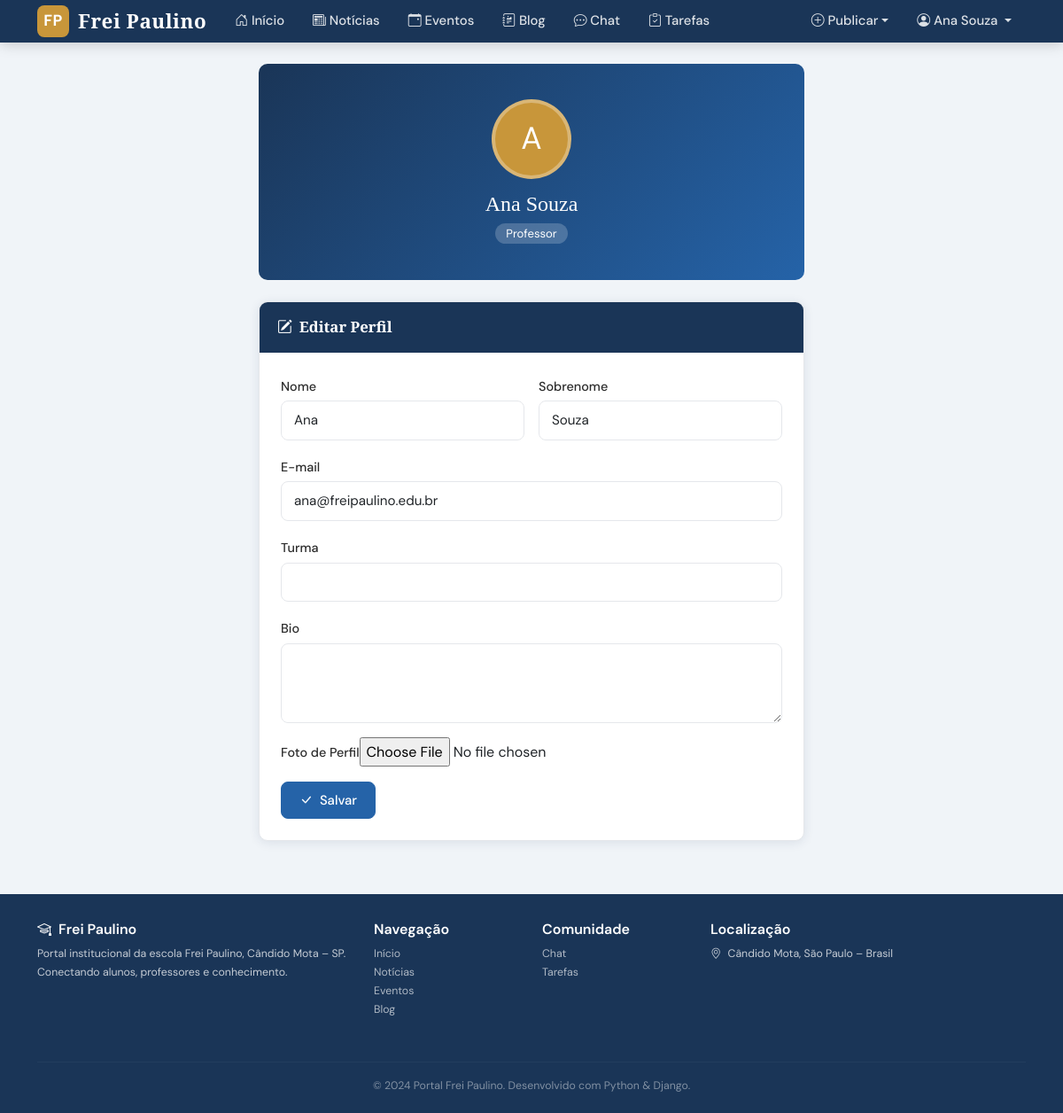
The app's page /accounts/perfil/ (signed in) with its own data.
### accounts/models.py (models this page shows, shortened)
class Usuario(AbstractUser):
    TIPO_CHOICES = [
        ('aluno', 'Aluno'),
        ('professor', 'Professor'),
        ('admin', 'Administrador'),
    ]
    tipo = models.CharField(max_length=10, choices=TIPO_CHOICES, default='aluno')
    bio = models.TextField(blank=True)
    foto = models.ImageField(upload_to='fotos/', blank=True, null=True)
    turma = models.CharField(max_length=50, blank=True)
    data_cadastro = models.DateTimeField(auto_now_add=True)
    def is_professor(self):
        return self.tipo in ('professor', 'admin')

### accounts/views.py (the view)
# urls.py: path('perfil/', views.perfil, name='perfil'),
@login_required
def perfil(request):
    if request.method == 'POST':
        form = PerfilForm(request.POST, request.FILES, instance=request.user)
        if form.is_valid():
            form.save()
            messages.success(request, 'Perfil atualizado!')
            return redirect('perfil')
    else:
        form = PerfilForm(instance=request.user)
    return render(request, 'accounts/perfil.html', {'form': form})

### accounts/forms.py
class PerfilForm(forms.ModelForm):
    class Meta:
        model = Usuario
        fields = ('first_name', 'last_name', 'email', 'bio', 'foto', 'turma')
        widgets = {
            'first_name': forms.TextInput(attrs={'class': 'form-control'}),
            'last_name': forms.TextInput(attrs={'class': 'form-control'}),
            'email': forms.EmailInput(attrs={'class': 'form-control'}),
            'bio': forms.Textarea(attrs={'class': 'form-control', 'rows': 3}),
            'turma': forms.TextInput(attrs={'class': 'form-control'}),
        }

### templates/accounts/perfil.html (shortened to what this page needs)
{% extends 'base.html' %}
{% block content %}
<div class="container mt-4" style="max-width:640px;">
  <div class="perfil-header">
    <div class="perfil-avatar">
      {% if user.foto %}<img src="{{ user.foto.url }}" style="width:100%;height:100%;object-fit:cover;">
      {% else %}{{ user.get_full_name|default:user.username|first|upper }}{% endif %}
    </div>
    <h4 style="color:white;margin-bottom:4px;">{{ user.get_full_name|default:user.username }}</h4>
    <span style="background:rgba(255,255,255,0.2);padding:3px 12px;border-radius:20px;font-size:0.82rem;">{{ user.get_tipo_display }}</span>
  </div>
  <div class="card">
    <div class="card-header"><i class="bi bi-pencil-square me-2"></i>Editar Perfil</div>
    <div class="card-body p-4">
      <form method="post" enctype="multipart/form-data">
        <div class="row g-3">
          <div class="col-6"><label class="form-label">Nome</label>{{ form.first_name }}</div>
          <div class="col-6"><label class="form-label">Sobrenome</label>{{ form.last_name }}</div>
          <div class="col-12"><label class="form-label">E-mail</label>{{ form.email }}</div>
          <div class="col-12"><label class="form-label">Turma</label>{{ form.turma }}</div>
          <div class="col-12"><label class="form-label">Bio</label>{{ form.bio }}</div>
          <div class="col-12"><label class="form-label">Foto de Perfil</label>{{ form.foto }}</div>
        </div>
        <button class="btn btn-primary mt-3" type="submit"><i class="bi bi-check-lg me-2"></i>Salvar</button>
      </form>
    </div>
  </div>
</div>
{% endblock %}

### templates/base.html (shortened to what this page needs)
<!DOCTYPE html>
<html lang="pt-br">
<head>
  <link href="https://cdn.jsdelivr.net/npm/bootstrap@5.3.0/dist/css/bootstrap.min.css" rel="stylesheet">
  <link href="https://cdn.jsdelivr.net/npm/bootstrap-icons@1.11.0/font/bootstrap-icons.css" rel="stylesheet">
  {% load static %}
  <link href="{% static 'css/portal.css' %}" rel="stylesheet">
</head>
<body>
<nav class="navbar navbar-expand-lg">
  <div class="container">
    <a class="navbar-brand" href="{% url 'home' %}">
      <div class="logo-icon">FP</div>
      Frei Paulino
    </a>
    <div class="collapse navbar-collapse" id="navMenu">
      <ul class="navbar-nav me-auto">
        <li class="nav-item"><a class="nav-link" href="{% url 'home' %}"><i class="bi bi-house-door"></i> Início</a></li>
        <li class="nav-item"><a class="nav-link" href="{% url 'lista_noticias' %}"><i class="bi bi-newspaper"></i> Notícias</a></li>
        <li class="nav-item"><a class="nav-link" href="{% url 'lista_eventos' %}"><i class="bi bi-calendar-event"></i> Eventos</a></li>
        <li class="nav-item"><a class="nav-link" href="{% url 'lista_posts' %}"><i class="bi bi-journal-richtext"></i> Blog</a></li>
        {% if user.is_authenticated %}
        <li class="nav-item"><a class="nav-link" href="{% url 'lista_canais' %}"><i class="bi bi-chat-dots"></i> Chat</a></li>
        <li class="nav-item"><a class="nav-link" href="{% url 'lista_tarefas' %}"><i class="bi bi-clipboard-check"></i> Tarefas</a></li>
        {% endif %}
      </ul>
      <ul class="navbar-nav">
        {% if user.is_authenticated %}
          {% if user.is_professor %}
          <li class="nav-item dropdown">
            <a class="nav-link dropdown-toggle" href="#" data-bs-toggle="dropdown"><i class="bi bi-plus-circle"></i> Publicar</a>
          </li>
          {% endif %}
          <li class="nav-item dropdown">
            <a class="nav-link dropdown-toggle" href="#" data-bs-toggle="dropdown">
              <i class="bi bi-person-circle"></i> {{ user.get_full_name|default:user.username }}
            </a>
          </li>
        {% else %}
          <li class="nav-item"><a class="nav-link" href="{% url 'login' %}"><i class="bi bi-box-arrow-in-right"></i> Entrar</a></li>
          <li class="nav-item"><a class="nav-link" href="{% url 'cadastro' %}"><i class="bi bi-person-plus"></i> Cadastrar</a></li>
        {% endif %}
      </ul>
    </div>
  </div>
</nav>
{% block content %}{% endblock %}
<footer>
  <div class="container">
    <div class="row">
      <div class="col-md-4 mb-3">
        <h6><i class="bi bi-mortarboard me-2"></i>Frei Paulino</h6>
        <p class="small">Portal institucional da escola Frei Paulino, Cândido Mota – SP. Conectando alunos, professores e conhecimento.</p>
      </div>
      <div class="col-md-2 mb-3">
        <h6>Navegação</h6>
        <ul class="list-unstyled small">
          <li><a href="{% url 'home' %}">Início</a></li>
          <li><a href="{% url 'lista_noticias' %}">Notícias</a></li>
          <li><a href="{% url 'lista_eventos' %}">Eventos</a></li>
          <li><a href="{% url 'lista_posts' %}">Blog</a></li>
        </ul>
      </div>
      <div class="col-md-2 mb-3">
        <h6>Comunidade</h6>
        <ul class="list-unstyled small">
          <li><a href="{% url 'lista_canais' %}">Chat</a></li>
          <li><a href="{% url 'lista_tarefas' %}">Tarefas</a></li>
        </ul>
      </div>
      <div class="col-md-4 mb-3">
        <h6>Localização</h6>
        <p class="small"><i class="bi bi-geo-alt me-1"></i> Cândido Mota, São Paulo – Brasil</p>
      </div>
    </div>
    <hr style="border-color: rgba(255,255,255,0.15)">
    <p class="text-center small mb-0" style="opacity:.6">© 2024 Portal Frei Paulino. Desenvolvido com Python & Django.</p>
  </div>
</footer>
</body>
</html>

### static/css/portal.css (style rules this page uses)
:root { --azul: #1a3557; --azul-medio: #2563a8; --azul-claro: #e8f0fb; --dourado: #c8963a; --dourado-claro: #fdf4e3; --cinza-escuro: #2d2d2d; --cinza: #6b7280; --cinza-claro: #f3f4f6; --branco: #ffffff; --verde: #16a34a; --vermelho: #dc2626; --borda: #e5e7eb; --sombra: 0 2px 12px rgba(26,53,87,0.10); --sombra-hover: 0 6px 24px rgba(26,53,87,0.16); --radius: 10px; }
*, *::before, *::after { box-sizing: border-box; margin: 0; padding: 0; }
body { font-family: 'DM Sans', sans-serif; background: #f0f4f8; color: var(--cinza-escuro); line-height: 1.7; min-height: 100vh; }
h1, h2, h3, h4, h5 { font-family: 'Playfair Display', serif; color: var(--azul); }
a { color: var(--azul-medio); text-decoration: none; }
.navbar { background: var(--azul); padding: 0; box-shadow: 0 2px 16px rgba(0,0,0,0.18); position: sticky; top: 0; z-index: 1000; }
.navbar-brand { font-family: 'Playfair Display', serif; font-size: 1.4rem; font-weight: 700; color: var(--branco) !important; letter-spacing: 0.5px; display: flex; align-items: center; gap: 10px; }
.navbar-brand .logo-icon { width: 36px; height: 36px; background: var(--dourado); border-radius: 8px; display: flex; align-items: center; justify-content: center; font-size: 1.1rem; font-weight: 700; color: white; font-family: 'DM Sans', sans-serif; }
.navbar .nav-link { color: rgba(255,255,255,0.85) !important; font-weight: 500; font-size: 0.93rem; padding: 0.7rem 1rem !important; border-radius: 6px; transition: all 0.2s; }
.card { background: var(--branco); border: 1px solid var(--borda); border-radius: var(--radius); box-shadow: var(--sombra); overflow: hidden; transition: box-shadow 0.2s, transform 0.2s; }
.card-header { background: var(--azul); color: white; padding: 14px 20px; font-family: 'Playfair Display', serif; font-size: 1.05rem; font-weight: 600; border: none; }
.card-body { padding: 20px; }
.form-control, .form-select { border: 1.5px solid var(--borda); border-radius: 8px; padding: 10px 14px; font-size: 0.95rem; transition: border-color 0.2s, box-shadow 0.2s; }
.form-label { font-weight: 500; font-size: 0.9rem; color: var(--cinza-escuro); margin-bottom: 4px; }
.btn { border-radius: 8px; font-weight: 500; padding: 9px 20px; font-size: 0.93rem; transition: all 0.2s; }
.btn-primary { background: var(--azul-medio); border-color: var(--azul-medio); }
.perfil-header { background: linear-gradient(135deg, var(--azul), var(--azul-medio)); padding: 40px 30px; border-radius: var(--radius); color: white; text-align: center; margin-bottom: 24px; }
.perfil-avatar { width: 90px; height: 90px; border-radius: 50%; background: var(--dourado); color: white; font-size: 2.2rem; display: flex; align-items: center; justify-content: center; margin: 0 auto 14px; border: 4px solid rgba(255,255,255,0.3); overflow: hidden; }
footer { background: var(--azul); color: rgba(255,255,255,0.75); padding: 30px 0 20px; margin-top: 60px; font-size: 0.88rem; }
footer h6 { color: white; font-family: 'DM Sans', sans-serif; font-weight: 600; }
footer a { color: rgba(255,255,255,0.65); }

### records on screen
Usuario: get_full_name "Ana Souza", get_full_name|first "A", tipo "Professor", first_name "Ana", last_name "Souza", email "ana@freipaulino.edu.br"
